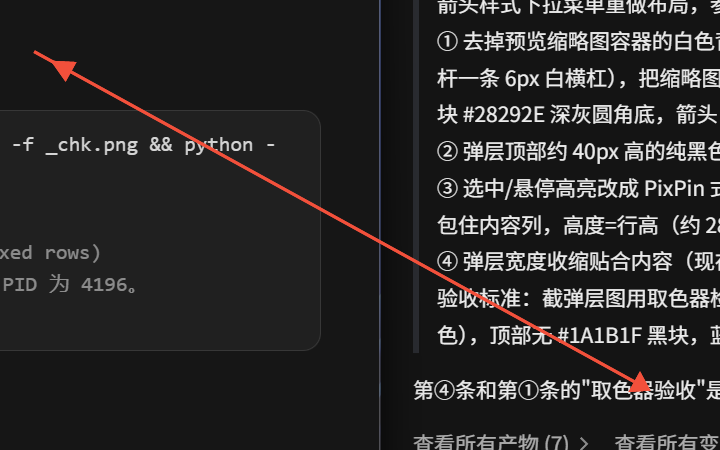
#> input picture _both_v.png, 720 x 450 px
$ python verify_popup_pixels.py _both_v.png
#> lines starting #> are read from the running program, lines starting #| are printed output that depends on the picture; after the words box and inside, x2 and y2 are one past the last pixel; in counts of white or black regions, pixels touching at a corner belong together
# -*- coding: utf-8 -*-
"""win-desktop-helper 截图 UI 像素验收 (WorkBuddy 2026-09-06)

用法: python verify_popup_pixels.py <PixPin截图.png> [x0 y0 x1 y1]

检查项 (全自动, 不靠肉眼/不靠模型幻觉):
  1. 主工具栏 / 属性栏 / 弹层 底色是否统一为 (40,41,46)
  2. 是否存在近黑残留 (26,27,31)  —— 老版本工具栏底色, 与弹层深灰叠出"白黑套色"
  3. 是否存在纯白块 (>=245,>=245,>=245) 大面积 —— 缩略图容器白底
  4. 蓝高亮块 (51,133,255) 是否存在且与弹层边缘不接触 (PixPin 内缩风格)
  5. 可选: 传入弹层矩形 (物理像素) 做定点检查

注意:
  - /shot 与 PrintScreen 都拍不到自家遮罩/工具栏 (分层窗被排除), 必须用 PixPin 抓图
  - PixPin: powershell -File .\\pixpin-shot.ps1  ->  %USERPROFILE%\\Pictures\\Screenshots\\PixPin_*.png
  - 探针坐标是物理像素 (服务声明 PerMonitorV2); python/PIL 读图无需 DPI 处理
"""
import sys
import numpy as np
from PIL import Image
from collections import Counter

BG_OK = (40, 41, 46)      # 统一后的面板底色
BG_OLD = (26, 27, 31)     # 旧工具栏近黑 (bug 源)
BLUE = (51, 133, 255)     # 选中蓝块


def near(a, c, tol):
    return (np.abs(a - np.array(c)).sum(axis=2) < tol)


def top_colors(region, n=5):
    cnt = Counter(map(tuple, region.reshape(-1, 3)))
    tot = region.shape[0] * region.shape[1]
    return [(tuple(int(v) for v in c), round(n2 / tot * 100, 1)) for c, n2 in cnt.most_common(n)]


def main():
    if len(sys.argv) < 2:
        print(__doc__)
        return 2
    path = sys.argv[1]
    a = np.array(Image.open(path).convert('RGB')).astype(int)
    H, W, _ = a.shape
#> H = 450; W = 720
    print('image %dx%d' % (W, H))
#| image 720x450

    rect = None
    if len(sys.argv) >= 6:
        rect = tuple(int(v) for v in sys.argv[2:6])

    ok = True

    # 1+2+3: 全局
    white = ((a >= 245).all(axis=2)).sum()
#> white = 0
    old = near(a, BG_OLD, 6).sum()
#> in near, `return (np.abs(a - np.array(c)).sum(axis=2) < tol)`:
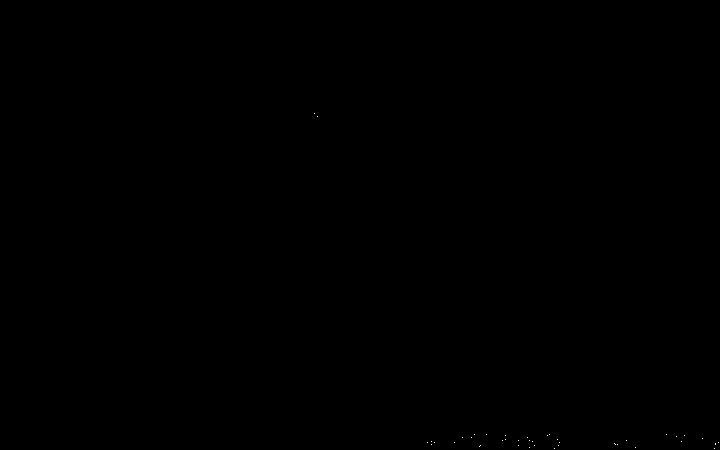
#> returned value: shape (450, 720) bool; 0.01% white in thin lines or dots, all inside (x1, y1, x2, y2) = (314, 113, 719, 449)
#> old = 43
    cur = near(a, BG_OK, 6).sum()
#> call 2 of near, with c = (40, 41, 46), tol = 6
#> in near (call 2), `return (np.abs(a - np.array(c)).sum(axis=2) < tol)`:
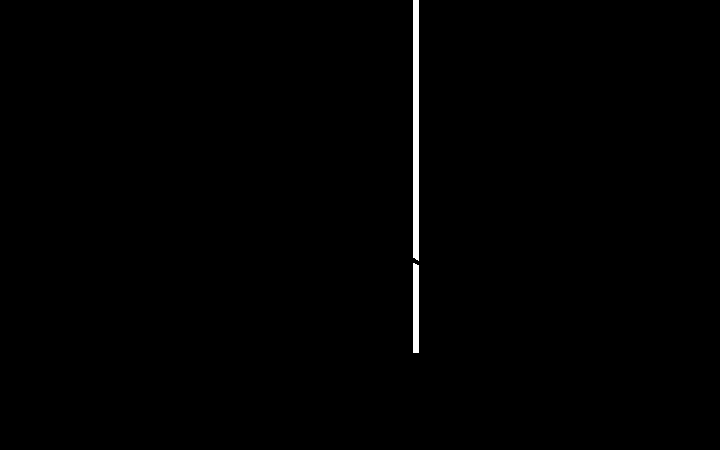
#> returned value: shape (450, 720) bool; 0.65% white; 2 white regions, box (x1, y1, x2, y2) and area: (413, 0, 419, 261) 1556, (413, 263, 419, 353) 534
#> cur = 2090
    print('\n[GLOBAL]')
    print('  统一底色 (40,41,46) px : %d' % cur)
#|   统一底色 (40,41,46) px : 2090
    print('  近黑残留 (26,27,31) px : %d   %s' % (old, 'OK' if old < 20000 else '!! 仍有近黑块'))
#|   近黑残留 (26,27,31) px : 43   OK
    print('  纯白 px (>=245)        : %d   %s' % (white, 'OK' if white < 5000 else '!! 疑似白底块'))
#|   纯白 px (>=245)        : 0   OK
    if old >= 20000 or white >= 5000:
        ok = False

    # 4: 蓝块
    blue = near(a, BLUE, 40)
#> in near (call 3), `return (np.abs(a - np.array(c)).sum(axis=2) < tol)`: returned value: shape (450, 720) bool; every value is 0
    print('\n[BLUE 选中块]')
    if blue.sum() == 0:
        print('  !! 未找到蓝块 (弹层可能没弹出)')
        ok = False
    else:
        ys, xs = np.where(blue)
        print('  bbox x %d..%d y %d..%d (w=%d h=%d) px=%d'
              % (xs.min(), xs.max(), ys.min(), ys.max(),
                 xs.max() - xs.min() + 1, ys.max() - ys.min() + 1, blue.sum()))

    # 5: 定点弹层检查
    if rect:
        x0, y0, x1, y1 = rect
        sub = a[y0:y1, x0:x1]
        print('\n[POPUP rect %d,%d-%d,%d] top colors:' % (x0, y0, x1, y1))
        for c, p in top_colors(sub, 4):
            print('   %s  %.1f%%' % (c, p))
        r_old = near(sub, BG_OLD, 6).sum()
        r_cur = near(sub, BG_OK, 6).sum()
        if r_old > sub[:, :, 0].size * 0.05:
            print('  !! 弹层内含近黑块 %d px' % r_old)
            ok = False
        if r_cur < sub[:, :, 0].size * 0.25:
            print('  !! 弹层内统一底色占比过低 (%.1f%%) — 矩形可能框偏'
                  % (r_cur / sub[:, :, 0].size * 100))
            ok = False

    print('\n=== %s ===' % ('PASS' if ok else 'FAIL'))
    return 0 if ok else 1


if __name__ == '__main__':
#> (the run stopped early here; a loop or call above may not have finished)
